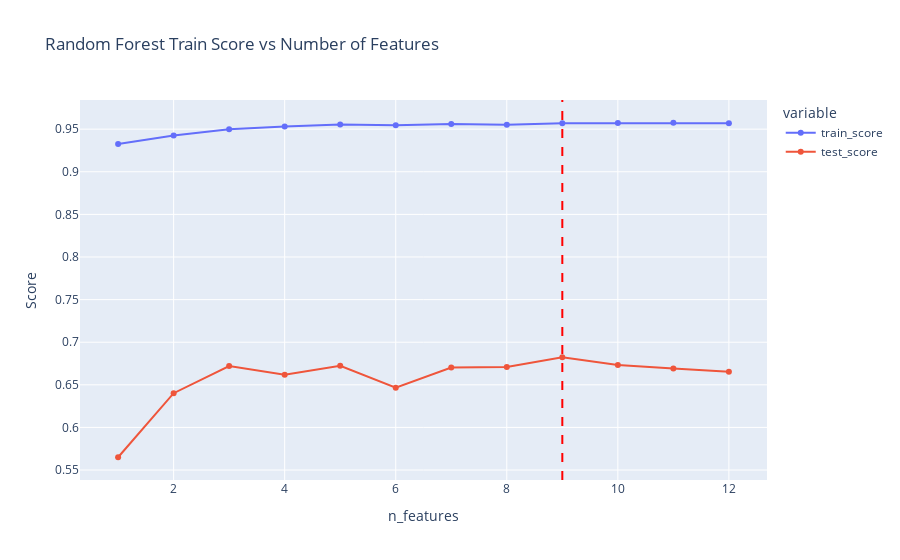

Notebook source saved alongside this figure:
### Code cell
def fit_forest_with_n_features(n_features):
    forest = RandomForestRegressor(n_estimators=100, random_state=0, max_features=n_features)
    forest.fit(X_train, y_train)

    train_score = forest.score(X_train, y_train)
    test_score = forest.score(X_test, y_test)
    return train_score, test_score


n_features = list(range(1, X.shape[1] + 1))
scores = [fit_forest_with_n_features(n) for n in n_features]
train_scores = [score[0] for score in scores]
test_scores = [score[1] for score in scores]


df = pd.DataFrame({"n_features": n_features, "train_score": train_scores, "test_score": test_scores})
fig = px.line(
    df,
    x="n_features",
    y=["train_score", "test_score"],
    title="Random Forest Train Score vs Number of Features",
    labels={"value": "Score", "x": "Max Features"},
    markers=True,
)
fig.add_vline(x=df["n_features"][df["test_score"].idxmax()], line_dash="dash", line_color="red")
fig.show()

### Figure 1 — Plotly figure (JSON) as saved in the notebook; plotly's stock layout.template omitted (floating-point values rounded to 4 significant figures)
{"data": [{"hovertemplate": "variable=train_score<br>n_features=%{x}<br>Score=%{y}<extra></extra>", "legendgroup": "train_score", "line": {"color": "#636efa", "dash": "solid"}, "marker": {"symbol": "circle"}, "mode": "lines+markers", "name": "train_score", "orientation": "v", "showlegend": true, "type": "scatter", "x": [1, 2, 3, 4, 5, 6, 7, 8, 9, 10, 11, 12], "xaxis": "x", "y": [0.9327, 0.9426, 0.9499, 0.9532, 0.9554, 0.9545, 0.9562, 0.9552, 0.957, 0.9572, 0.9575, 0.957], "yaxis": "y"}, {"hovertemplate": "variable=test_score<br>n_features=%{x}<br>Score=%{y}<extra></extra>", "legendgroup": "test_score", "line": {"color": "#EF553B", "dash": "solid"}, "marker": {"symbol": "circle"}, "mode": "lines+markers", "name": "test_score", "orientation": "v", "showlegend": true, "type": "scatter", "x": [1, 2, 3, 4, 5, 6, 7, 8, 9, 10, 11, 12], "xaxis": "x", "y": [0.565, 0.6401, 0.672, 0.6617, 0.6724, 0.6465, 0.6704, 0.671, 0.6823, 0.6733, 0.669, 0.6653], "yaxis": "y"}], "layout": {"legend": {"title": {"text": "variable"}, "tracegroupgap": 0}, "shapes": [{"line": {"color": "red", "dash": "dash"}, "type": "line", "x0": 9, "x1": 9, "xref": "x", "y0": 0, "y1": 1, "yref": "y domain"}], "title": {"text": "Random Forest Train Score vs Number of Features"}, "xaxis": {"anchor": "y", "domain": [0, 1], "title": {"text": "n_features"}}, "yaxis": {"anchor": "x", "domain": [0, 1], "title": {"text": "Score"}}}}
